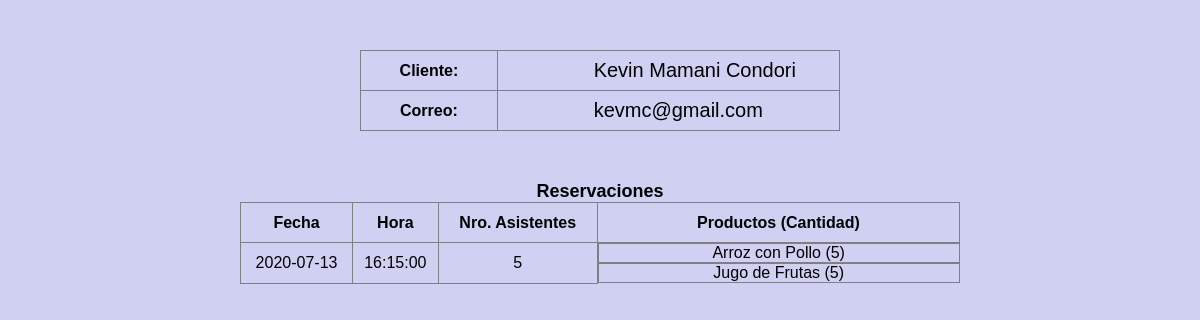
Screenshot of /Restaurant/reservaciones.php?cid=101 with the database file from the repository.
### tables this page shows
CREATE TABLE reservaciones (
	id_reserva integer PRIMARY KEY AUTO_INCREMENT,
	id_cliente integer,
	nro_clientes tinyint NOT NULL,
	fecha_reservacion date NOT NULL,
    fecha_reservada date NOT NULL,
	hora time NOT NULL,
	id_sucursal varchar(5) NOT NULL,
	CONSTRAINT reserva_fk1 FOREIGN KEY (id_cliente) REFERENCES clientes (id_cliente)
	ON DELETE CASCADE
	ON UPDATE CASCADE,
	CONSTRAINT reserva_fk2 FOREIGN KEY (id_sucursal) REFERENCES sucursal (id_sucursal)
);

CREATE TABLE clientes (
	id_cliente integer PRIMARY KEY AUTO_INCREMENT,
	nombre varchar(30) NOT NULL,
	apellidos varchar(30),
	correo varchar(40) UNIQUE,
	contrasenha varchar(40) UNIQUE
);

CREATE TABLE consumo_cliente (
	id_cliente integer,
	id_prod tinyint,
	cantidad tinyint NOT NULL,
	PRIMARY KEY (id_cliente, id_prod),
	CONSTRAINT consumo_cliente_fk1 FOREIGN KEY (id_cliente) REFERENCES clientes (id_cliente),
	CONSTRAINT consumo_cliente_fk2 FOREIGN key (id_prod) REFERENCES productos (id_prod)
);

CREATE TABLE productos (
	id_prod tinyint PRIMARY KEY AUTO_INCREMENT,
	nombre varchar(30) UNIQUE NOT NULL,
	disponible bit NOT NULL, 
	precio numeric(5,2) NOT NULL,
	imagen varchar(200) NOT NULL
);

### Restaurant/reservaciones.php (the view, shortened to what this page needs)
<?php
include('conexion.php');
?>
<html>
<head>
	<link rel="stylesheet" type="text/css" href="css/clientes_reservaciones.css">
</head>
<body>
<div id="content">
	<table id="c-table">
<?php
	$qry = "SELECT c.nombre, c.apellidos, c.correo, r.fecha_reservada, r.hora
			FROM clientes c
			INNER JOIN reservaciones r ON r.id_cliente=c.id_cliente
			WHERE c.id_cliente=".$_REQUEST['cid'].";";
	$res = $db_connection->query($qry);
	$row = $res->fetch_assoc();
?>
		<tr>
			<th class="clt">
				<span>Cliente:</span>
			</th>
			<td class="cld">
				<p><?php echo $row['nombre'] . " " . $row['apellidos']; ?></p>
			</td>
		</tr>
		<tr>
			<th class="clt">
				<span>Correo:</span>
			</th>
			<td class="cld">
				<p><?php echo $row['correo']; ?></p>
			</td>
		</tr>
	</table>
	<table id="r-table">
		<thead><h2>Reservaciones</h2></thead>
		<tr class="info">
			<th class="f">Fecha</th>
			<th class="h">Hora</th>
			<th class="na">Nro. Asistentes</th>
			<th class="pc">Productos (Cantidad)</th>
		</tr>
	<?php
	$qry = "SELECT r.fecha_reservada, r.hora, r.nro_clientes
			FROM reservaciones r
			INNER JOIN clientes c ON c.id_cliente=r.id_cliente
			WHERE c.id_cliente=".$_REQUEST['cid'].";";
	$res = $db_connection->query($qry);
	while ($row = $res->fetch_assoc()){
	?>
		<tr class="info">
			<td class="f" rowspan="2"><?php echo $row['fecha_reservada']; ?></td>
			<td class="h" rowspan="2"><?php echo $row['hora']; ?></td>
			<td class="na" rowspan="2"><?php echo $row['nro_clientes']; ?></td>
		<?php
		$qry1 = "SELECT p.nombre, cc.cantidad FROM consumo_cliente cc
				INNER JOIN clientes c ON c.id_cliente=cc.id_cliente
				INNER JOIN reservaciones r ON r.id_cliente=c.id_cliente
				INNER JOIN productos p ON p.id_prod=cc.id_prod
				WHERE c.id_cliente=".$_REQUEST['cid']." AND
					r.fecha_reservada='".$row['fecha_reservada']."';";
		$res1 = $db_connection->query($qry1);
		while ($row1 = $res1->fetch_assoc()){
		?>
			<tr id="prod">
				<td class="prod name"><?php echo $row1['nombre']." (".$row1['cantidad'].")"; ?></td>
			</tr>
		<?php
		}
		?>
		</tr>
	<?php
	}
	?>
	</table>
</div>
</body>
</html>

### Restaurant/css/clientes_reservaciones.css (style rules this page uses)
* { margin: 0px; padding: 0px; }
body, header, nav, aside, figure, section, footer { display: block; font: 12px arial; text-align: center; }
body { background-color: #d0d0f2; }
#content { width: 100%; height: 100%; }
table { margin-bottom: 50px; border-collapse: collapse; }
td, th { border:1px solid gray; }
#c-table { width: 40%; margin-left: 30%; margin-top: 50px; }
#c-table tr { width: 100%; height: 40px; }
.clt { width: 20%; }
.cld { width: 50%; font: 20px arial; padding-left: 20%; }
#r-table { width: 60%; margin-left: 20%; }
#r-table th { height: 40px; }
#r-table tr { width: 100%; height: auto; text-align: center; }
.info { width: 100%; border:1px solid gray; }
#prod { display: inline-block; margin-bottom: 0px; float: right; margin-left: 10%; }
#prod .prod.name { width: 20%; }

### rows the page displays
reservaciones: id_cliente.nombre "Kevin", id_cliente.apellidos "Mamani Condori", id_cliente.correo "kevmc@gmail.com", fecha_reservada "2020-07-13", hora "16:15:00", nro_clientes "5"
consumo_cliente: id_prod.nombre "Arroz con Pollo", cantidad "5"
consumo_cliente: id_prod.nombre "Jugo de Frutas", cantidad "5"
